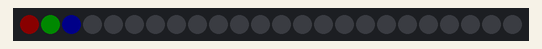
Recording of a sketch running on a simulated Arduino Uno, built with avr-gcc and run on an emulated ATmega328P. On the bench: 24 RGB LEDs in strip order, left to right. Dim RGB values are drawn brighter than linear.

Above: at 0.1 s.
At 1.1 s:
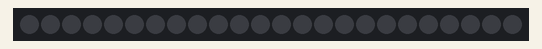

Measured:
- what the display in image 1 shows lasts 1.0 s, from 1.0 s to 2.0 s

The sketch:

coderdojo_pixels_ring_3.ino
```cpp
// Hier gebruiken we code die we gebruiken om de pixels aan te sturen
#include <Adafruit_NeoPixel.h>

// Vaste waarden om het programma leesbaarder te maken. Daarvoor gebruiken we #define ...

// Arduino Uno, bordselectie: 'Arduino Uno'
// #define PIXEL_PIN 11  // ESP32 DEV module pin pixels

// ESP32 DEV module, bordselectie: 'ESP32 DEV module'
// #define PIXEL_PIN 13  // ESP32 DEV module pin pixels

// ESP32 C3 Super Mini (Plus), bordselectie: 'Nologo ESPC3 Super Mini'
#define PIXEL_PIN 0  // ESP32 C3 Super Mini (Plus) pin pixels

#define AANTAL_PIXELS 24  // Pas dit aan voor het aantal pixels dat jij op jouw pixelring hebt. 8, 12, 16 of 24.

// Dit zijn de codes om kleuren te kiezen voor de pixel, meer uitleg komt later.
#define KLEUR_ROOD 0xFF0000   // Rood
#define KLEUR_GROEN 0x00FF00  // Groen
#define KLEUR_BLAUW 0x0000FF  // Blauw

#define PIXEL_HELDERHEID 10  // Pas hier de helderheid aan van de pixels. 0 is donker tot 255 is helder.

// Hier bepaal je het aantal pixels, welke pin aansluiting, welk type pixels.
Adafruit_NeoPixel pixels(AANTAL_PIXELS, PIXEL_PIN, NEO_GRB + NEO_KHZ800);

// Alles klaar zetten
void setup() {
  // De pixels klaarmaken voor gebruik
  pixels.begin();                          // initialisatie pixels
  pixels.setBrightness(PIXEL_HELDERHEID);  // Helderheid aanpassen van 0 (donker) tot 255 (helder)
}

// Hoofdlus
void loop() {
  // De eerste pixel duiden we aan met 0, de tweede met 1 en zo verder.
  pixels.setPixelColor(0, KLEUR_ROOD);
  // De tweede pixel groen laten oplichten
  pixels.setPixelColor(1, KLEUR_GROEN);
  // De derde pixel blauw laten oplichten
  pixels.setPixelColor(2, KLEUR_BLAUW);
  // Toon de pixels
  pixels.show();

  // Wacht 1 seconde (= 1000 milliseconden)
  delay(1000);
  // Alle pixels uit
  pixels.clear();
  // Toon nu de gedoofde pixels
  pixels.show();
  // Eén seconde wachte
  delay(1000);
  // Weer naar het begin van de lus

  /*
  Je zou nu nog meer pixels één voor één kunnen toevoegen
  Maar dat is lastig om dat telkens allemaal in te geven.
  Ga naar de volgende sketch om te zien hoe dit beter kan.
  */
}
```
